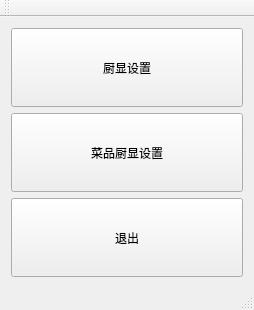
<?xml version="1.0" encoding="UTF-8"?>
<ui version="4.0">
 <class>MainWindow</class>
 <widget class="QMainWindow" name="MainWindow">
  <property name="geometry">
   <rect>
    <x>0</x>
    <y>0</y>
    <width>254</width>
    <height>310</height>
   </rect>
  </property>
  <property name="windowTitle">
   <string>MainWindow</string>
  </property>
  <widget class="QWidget" name="centralWidget">
   <layout class="QVBoxLayout" name="verticalLayout">
    <item>
     <widget class="QPushButton" name="pushButton_kitchen_settings">
      <property name="sizePolicy">
       <sizepolicy hsizetype="Minimum" vsizetype="Preferred">
        <horstretch>0</horstretch>
        <verstretch>0</verstretch>
       </sizepolicy>
      </property>
      <property name="text">
       <string>厨显设置</string>
      </property>
     </widget>
    </item>
    <item>
     <widget class="QPushButton" name="pushButton_kitchen_dish_settings">
      <property name="sizePolicy">
       <sizepolicy hsizetype="Minimum" vsizetype="Preferred">
        <horstretch>0</horstretch>
        <verstretch>0</verstretch>
       </sizepolicy>
      </property>
      <property name="text">
       <string>菜品厨显设置</string>
      </property>
     </widget>
    </item>
    <item>
     <widget class="QPushButton" name="pushButton_exit">
      <property name="sizePolicy">
       <sizepolicy hsizetype="Minimum" vsizetype="Preferred">
        <horstretch>0</horstretch>
        <verstretch>0</verstretch>
       </sizepolicy>
      </property>
      <property name="text">
       <string>退出</string>
      </property>
     </widget>
    </item>
   </layout>
  </widget>
  <widget class="QMenuBar" name="menuBar">
   <property name="geometry">
    <rect>
     <x>0</x>
     <y>0</y>
     <width>254</width>
     <height>25</height>
    </rect>
   </property>
  </widget>
  <widget class="QToolBar" name="mainToolBar">
   <attribute name="toolBarArea">
    <enum>TopToolBarArea</enum>
   </attribute>
   <attribute name="toolBarBreak">
    <bool>false</bool>
   </attribute>
  </widget>
  <widget class="QStatusBar" name="statusBar"/>
 </widget>
 <layoutdefault spacing="6" margin="11"/>
 <resources/>
 <connections/>
</ui>
